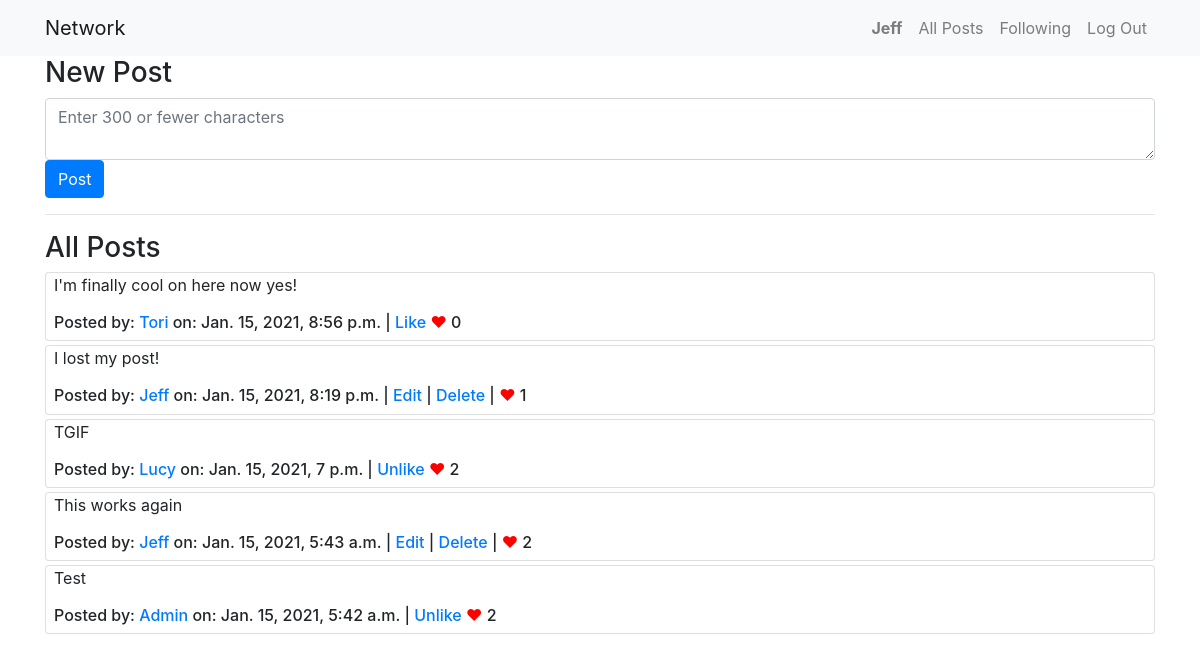
Screenshot of / (signed in) with the database file from the repository.
### network/models.py (models this page shows)
class User(AbstractUser):
    pass

class Post(models.Model):
    owner = models.CharField(max_length=50)
    content = models.CharField(max_length=300)
    created_date = models.DateTimeField(auto_now_add=True)
    liked = models.ManyToManyField('User', default=None, blank=True, related_name='likes')

### network/views.py (the view)
# urls.py: path("", views.index, name="index"),
def index(request):
    return render(request, "network/index.html", {
        "allPosts": Post.objects.order_by('-created_date')
    })

### network/templates/network/index.html (shortened to what this page needs)
{% extends "network/layout.html" %}
{% block body %}
    <div class="container">
    {% if user.is_authenticated %}
        <h3>New Post</h3>
        <form action="{% url 'new_post' %}" method="post">
            <textarea name="new-post" id="new-post" cols="30" rows="2" class="form-control" placeholder="Enter 300 or fewer characters"></textarea>
            <input type="submit" value="Post" class="btn btn-primary">
        </form>
        <hr>
    {% endif %}
        <h3>All Posts</h3>
        {% include 'network/card.html' %}
    </div>
{% endblock %}

### network/templates/network/layout.html (shortened to what this page needs)
{% load static %}
<!DOCTYPE html>
<html lang="en">
    <head>
        <link rel="stylesheet" href="https://stackpath.bootstrapcdn.com/bootstrap/4.4.1/css/bootstrap.min.css">
        <link href="{% static 'network/styles.css' %}" rel="stylesheet">
    </head>
    <body>
        <nav class="navbar navbar-expand-lg navbar-light bg-light align-items-left">
            <div class="container">
            <a class="navbar-brand" href="{% url 'index' %}">Network</a>
            <div>
              <ul class="navbar-nav mr-auto">
                {% if user.is_authenticated %}
                    <li class="nav-item">
                        <a class="nav-link" href="{% url 'profile' user.username %}"><strong>{{ user.username|capfirst }}</strong></a>
                    </li>
                {% endif %}
                <li class="nav-item">
                  <a class="nav-link" href="{% url 'index' %}">All Posts</a>
                </li>
                {% if user.is_authenticated %}
                    <li class="nav-item">
                        <a class="nav-link" href="{% url 'following' %}">Following</a>
                    </li>
                    <li class="nav-item">
                        <a class="nav-link" href="{% url 'logout' %}">Log Out</a>
                    </li>
                {% endif %}
              </ul>
            </div>
            </div>
        </nav>
        <div class="body">
            {% block body %}
            {% endblock %}
        </div>
    </body>
</html>

### network/templates/network/card.html (shortened to what this page needs)
{% for post in allPosts %}
<div class="card mb-1 px-2">
    <p class="content">{{post.content}}</p>
    <h6>
        Posted by:
        {% if user.is_authenticated %}
        <a href="{% url 'profile' post.owner %}">{{post.owner|capfirst}}</a>
        {% else %}
        {{post.owner|capfirst}}
        {% endif %}
        on: <span class="date">{{post.created_date}}</span>
        |
        {% if user.username == post.owner %}
        <a href="#" class="edit-btn">Edit</a> |
        <a href="#" class="delete-btn" data-postId="{{post.id}}">Delete</a> |
        {% endif %}
        {% if not user.username == post.owner and user.is_authenticated %}
            {% if request.user in post.liked.all %}
            <a href="#" data-postId="{{post.id}}" class="like-btn">Unlike</a>
            {% else %}
            <a href="#" data-postId="{{post.id}}" class="like-btn">Like</a>
            {% endif %}
        {% endif %}
        <span style="color:red;">&hearts;</span> <span class="like-count">{{ post.liked.all.count }}</span>
    </h6>
</div>
{% endfor %}

### rows the page displays
User: username "Jeff"
Post: content "I'm finally cool on here now yes!", owner "Tori", created_date "Jan. 15, 2021, 8:56 p.m.", liked.all.count "0"
Post: content "I lost my post!", owner "Jeff", created_date "Jan. 15, 2021, 8:19 p.m.", liked.all.count "1"
Post: content "TGIF", owner "Lucy", created_date "Jan. 15, 2021, 7 p.m.", liked.all.count "2"
Post: content "This works again", owner "Jeff", created_date "Jan. 15, 2021, 5:43 a.m.", liked.all.count "2"
Post: content "Test", owner "Admin", created_date "Jan. 15, 2021, 5:42 a.m.", liked.all.count "2"
